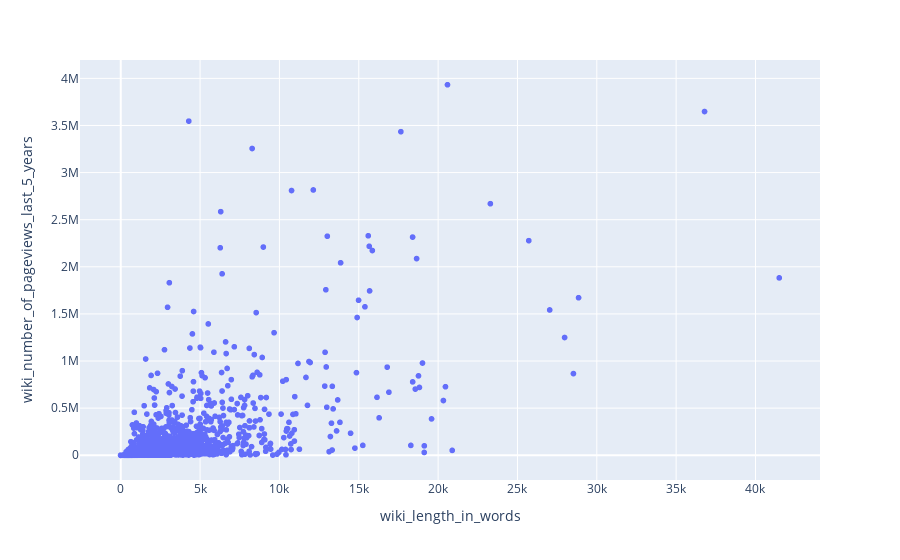

Write notebook code for a chart like this one.
### Code cell
px.scatter(
    data,
    x = 'wiki_length_in_words',
    y = 'wiki_number_of_pageviews_last_5_years',
    hover_name='GND_name',
    hover_data = ['wiki_page_url']
)

### Figure 1 — Plotly figure (JSON) as saved in the notebook; plotly's stock layout.template omitted (floating-point values rounded to 4 significant figures; data arrays with more than 128 entries replaced by an {"elided": "..."} marker saying what was removed)
{"data": [{"customdata": {"elided": "5308x1 str values"}, "hovertemplate": "<b>%{hovertext}</b><br><br>wiki_length_in_words=%{x}<br>wiki_number_of_pageviews_last_5_years=%{y}<br>wiki_page_url=%{customdata[0]}<extra></extra>", "hovertext": {"elided": "5308 str values"}, "legendgroup": "", "marker": {"color": "#636efa", "symbol": "circle"}, "mode": "markers", "name": "", "showlegend": false, "type": "scattergl", "x": {"elided": "5308 int values"}, "xaxis": "x", "y": {"elided": "5308 int values"}, "yaxis": "y"}], "layout": {"legend": {"tracegroupgap": 0}, "margin": {"t": 60}, "xaxis": {"anchor": "y", "domain": [0, 1], "title": {"text": "wiki_length_in_words"}}, "yaxis": {"anchor": "x", "domain": [0, 1], "title": {"text": "wiki_number_of_pageviews_last_5_years"}}}}
